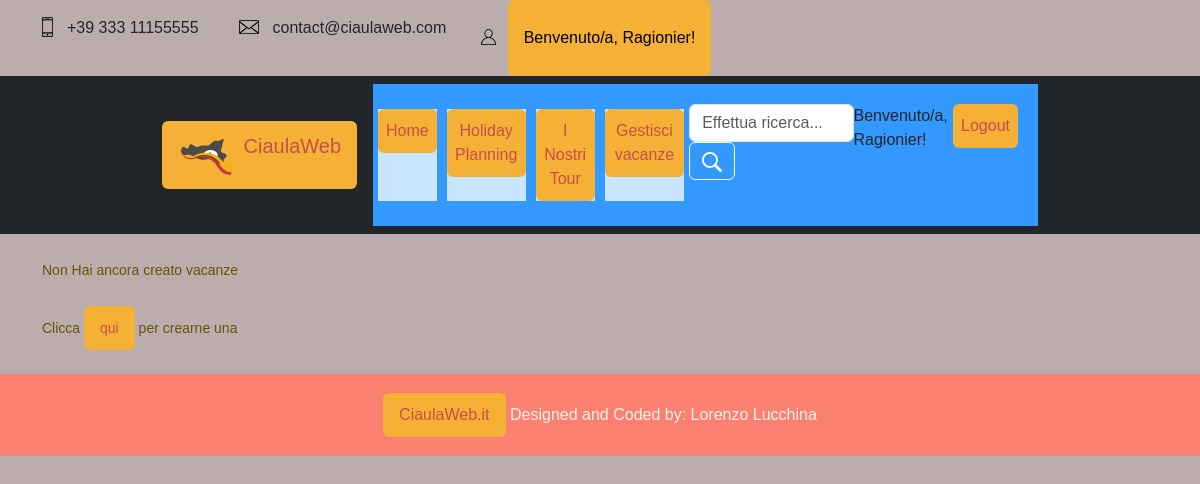
The app's page /HolidayPlanning/vacanze/ (signed in), older data.
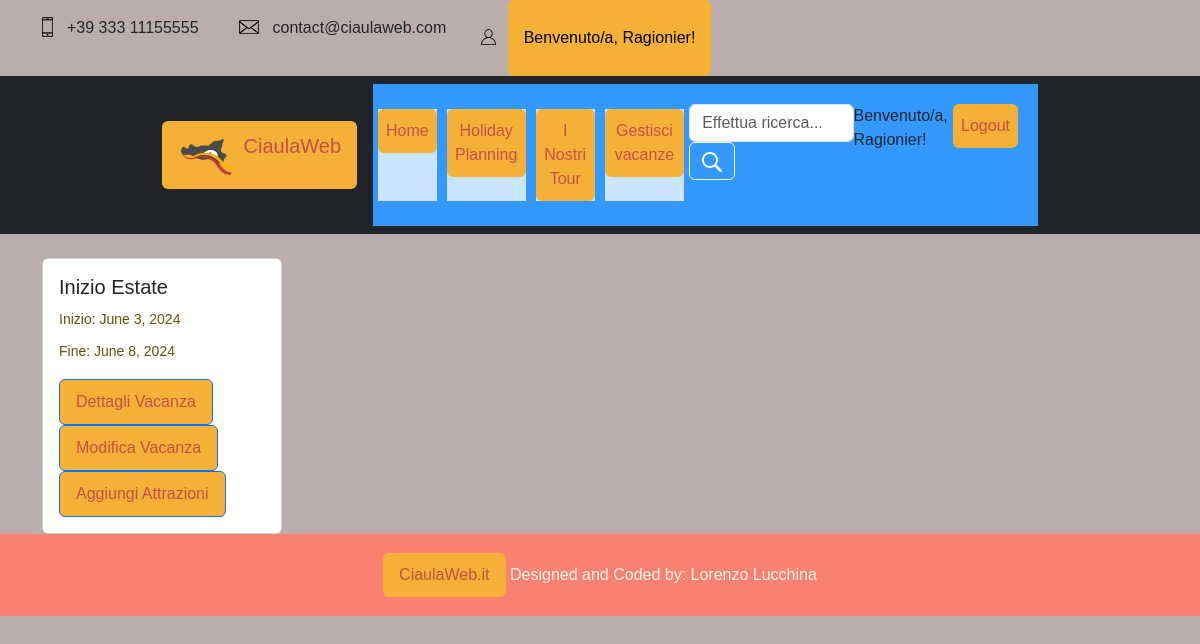
The same page, newer data.
### HolidayPlanning/models.py (models this page shows, shortened)
class Vacanza(models.Model):
    nome = models.CharField(max_length=300, blank=True)
    dataArrivo = models.DateField()
    dataPartenza = models.DateField()
    nrPersone = models.IntegerField()
    budgetDisponibile = models.DecimalField(max_digits=10, decimal_places=2, blank=True)
    utente = models.ForeignKey(UserProfileModel, related_name='Utente', on_delete=models.PROTECT)
    scelte = models.ManyToManyField(Scelta, related_name='vacanze')
    spostamenti = models.ManyToManyField(Spostamento, related_name='spostamenti')
    class Meta:
        verbose_name = "Vacanza"
        verbose_name_plural = "Vacanze"

### HolidayPlanning/views.py (the view)
# urls.py: path("vacanze/", VacanzeList.as_view(), name="vacanze"),
class VacanzeList(LoginRequiredMixin, ListView):
    model = Vacanza
    template_name = "HolidayPlanning/vacanze.html"
    def get_context_data(self, **kwargs):
        context = super().get_context_data(**kwargs)
        context['title'] = "Le tue Vacanze"
        context['utente'] = self.request.user
        context['vacanze'] = Vacanza.objects.filter(utente=self.request.user)
        context['tour'] = False
        context['today'] = date.today()
        return context

### profiles/models.py (called while the page is built)
    @property
    def is_staff(self):
        return self.is_admin

### HolidayPlanning/templates/HolidayPlanning/vacanze.html (shortened to what this page needs)
{% extends "base.html" %}
{% block head %}
{% load static %}
    <link rel="stylesheet" type="text/css" href="{% static '/css/style.css' %}">
{% endblock %}
{% block content %}
{% include "header.html" %}
  <div class="container mt-4">
    <div class="row">
        {% for v in vacanze %}
            {% if vacanze|length <= 2 %}
                <div class="col-md-6 mb-3 mb-md-0">
                {% else %}
                    <div class="col-md-4 mb-3 mb-md-0">
            {% endif %}
                <div class="card" style="width: 15rem;">
                    <div class="card-body">
                    	{% if v.nome != "" %}
                        	<h5 class="card-title" style="margin-bottom: 0.5rem;">{{ v.nome }}</h5>
                    	{% else %}
                        	<h5 class="card-title" style="margin-bottom: 0.5rem;">Vacanza {{forloop.counter }}</h5>
                    	{% endif %}
                        	<p class="card-text" style="margin-bottom: 0.5rem;">Inizio: {{ v.dataArrivo }}</p>
							<p class="card-text" style="margin-bottom: 0.5rem;">Fine: {{ v.dataPartenza }}</p>
						<div class="button-group" style="display: flex; flex-wrap: wrap; justify-content: space-between;">
                    		{% if tour %}
                        		<a href="{% url "HolidayPlanning:dettagliotour" v.pk %}" class="btn btn-primary" style="margin-top: 0.5rem;">Dettagli Tour</a>
                    		{% else %}
                        		<a href="{% url "HolidayPlanning:dettagliovacanza" v.pk %}" class="btn btn-primary" style="margin-top: 0.5rem;">Dettagli Vacanza</a>
                    		{% endif %}
                    		{% if not tour %}
                                {% if not v.dataPartenza < today %}
                        		    <a href="{% url "HolidayPlanning:modificavacanza" v.pk %}" class="btn btn-primary">Modifica Vacanza</a>
                        		{% endif %}
                                    <a href="{% url "attractions:attrazioni" %}?vacanza_id={{v.pk}}" class="btn btn-primary">Aggiungi Attrazioni</a>
                    		{% endif %}
						</div>
                    	</div>
                	</div>
            	</div>
        {% empty %}
                <p class="col-12">Non Hai ancora creato vacanze</p>
                <p class="col-12">Clicca <a href="{% url "HolidayPlanning:creavacanza" %}">qui</a> per crearne una</p>
        {% endfor %}
    </div>
  </div>
{% endblock %}

Row changes from the older to the newer data that the page shows:
added Vacanza: nome "Inizio Estate", dataArrivo "June 3, 2024", dataPartenza "June 8, 2024", shows "Modifica Vacanza"
Text that changed along with them:
text no longer shown: "Non Hai ancora creato vacanze Clicca qui per crearne una"
